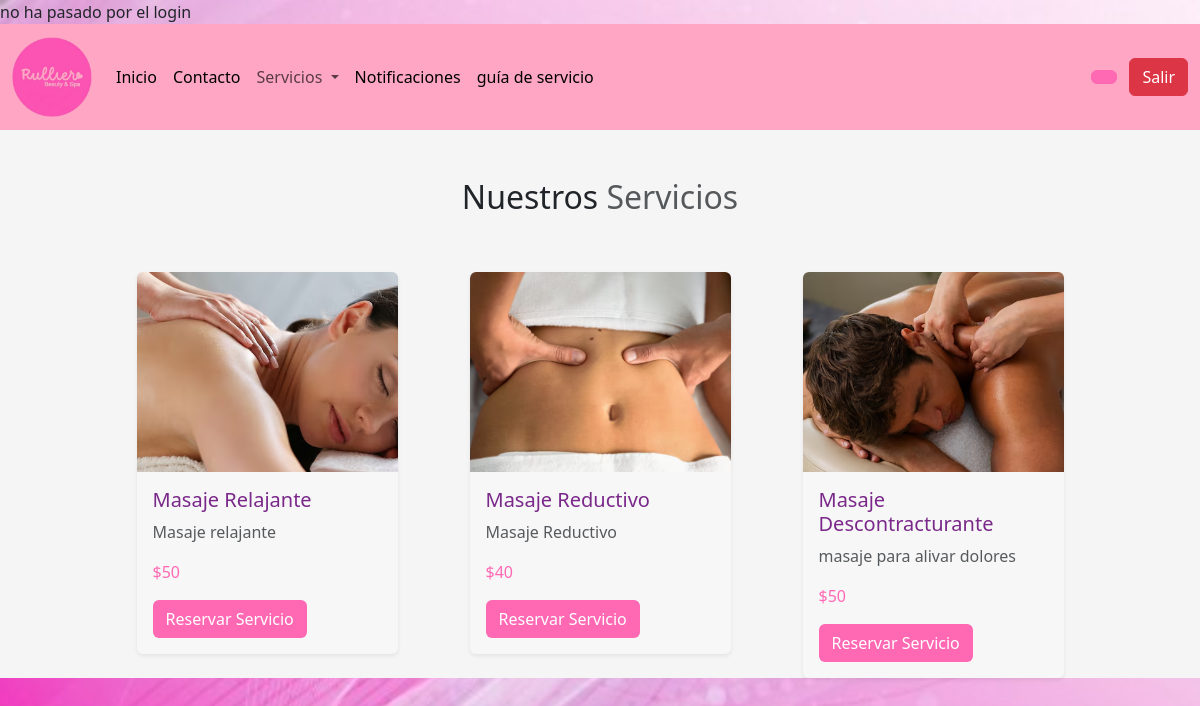
The app's page /clientes/servicios/masajes/index.php with its own data.
### tables this page shows
CREATE TABLE `services` (
  `id` int(11) NOT NULL,
  `nombre` varchar(45) NOT NULL,
  `categoria` varchar(45) NOT NULL,
  `descripcion` text DEFAULT NULL,
  `precio` float DEFAULT NULL,
  `imagen` text DEFAULT NULL,
  `fecha_creacion` timestamp NULL DEFAULT current_timestamp(),
  `fecha_actualizacion` timestamp NULL DEFAULT current_timestamp() ON UPDATE current_timestamp()
);

### app/config.php (called while the page is built, shortened)
<?php
    $URL = "http://localhost/spa";
?>

### clientes/servicios/masajes/index.php (the view, shortened to what this page needs)
<?php
include '../../../app/config.php';
$sql = "SELECT * FROM services where categoria = 'masajista' ";
$query = $pdo->prepare($sql);
$query->execute();
$servicios = $query->fetchAll(PDO::FETCH_ASSOC);
?>
<?php include '../../layout/cabecera.php';?>
<?php include '../../layout/nav.php';?>
<section style="background-color: #f5f5f5;" class="servicios pt-5">
    <div class="container">
        <div class="row">
        <div class="col-md-12">
            <h2 class="text-center">Nuestros <span class=" opacity-75">Servicios</span></h2>
        </div>
        </div>
<div class="row mt-5 d-flex justify-content-center align-items-start gap-5">
    <?php
    foreach ($servicios as $servicio) {
    ?>
    <div class="col-md-4 col-lg-3 col-sm-6">
        <div class="card border-0 shadow-sm" style="background-color: #f7f7f7;">
            <img src="<?php echo $URL; ?>/public/images/servicios/<?php echo $servicio["imagen"]; ?>" alt="ad" class="img-fluid rounded-top" style="height: 200px; object-fit: cover;">
            <div class="card-body">
                <h5 class="card-title text-purple" style="color: #7a288a;"><?php echo $servicio['nombre']; ?></h5>
                <p class="text-muted"><?php echo $servicio['descripcion']; ?></p>
                <p class="card-text text-pink" style="color: #ff69b4;"><?php echo '$' . $servicio['precio']; ?></p>
                <a href="calendario.php?id_servicio=<?php echo $servicio['id']; ?>&categoria=masajista" class="btn btn-pink" style="background-color: #ff69b4; color: #ffffff;">Reservar Servicio</a>
            </div>
        </div>
    </div>
    <?php
    }
    ?>
</div>
    </div>
</section>

### clientes/layout/nav.php (style rules this page uses)
body { background-image: url('fondo.jpg'); background-repeat: no-repeat; background-size: 100% 100%; background-position: center; background-attachment: fixed; }

### records on screen
services: imagen (picture), nombre "Masaje Relajante", descripcion "Masaje relajante", precio "50"
services: imagen (picture), nombre "Masaje Reductivo", descripcion "Masaje Reductivo", precio "40"
services: imagen (picture), nombre "Masaje Descontracturante", descripcion "masaje para alivar dolores", precio "50"
